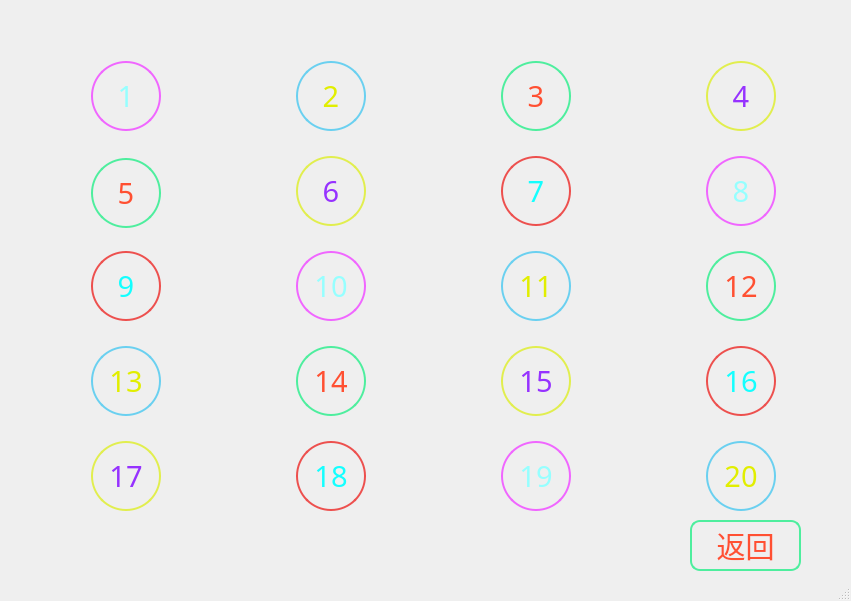
<?xml version="1.0" encoding="UTF-8"?>
<ui version="4.0">
 <class>SelectGame</class>
 <widget class="QMainWindow" name="SelectGame">
  <property name="geometry">
   <rect>
    <x>0</x>
    <y>0</y>
    <width>851</width>
    <height>601</height>
   </rect>
  </property>
  <property name="minimumSize">
   <size>
    <width>851</width>
    <height>601</height>
   </size>
  </property>
  <property name="maximumSize">
   <size>
    <width>851</width>
    <height>601</height>
   </size>
  </property>
  <property name="windowTitle">
   <string>MainWindow</string>
  </property>
  <property name="styleSheet">
   <string notr="true"/>
  </property>
  <widget class="QWidget" name="centralwidget">
   <widget class="QPushButton" name="maze1">
    <property name="geometry">
     <rect>
      <x>91</x>
      <y>61</y>
      <width>70</width>
      <height>70</height>
     </rect>
    </property>
    <property name="minimumSize">
     <size>
      <width>70</width>
      <height>70</height>
     </size>
    </property>
    <property name="maximumSize">
     <size>
      <width>70</width>
      <height>70</height>
     </size>
    </property>
    <property name="font">
     <font>
      <family>华文琥珀</family>
      <pointsize>22</pointsize>
     </font>
    </property>
    <property name="styleSheet">
     <string notr="true">color:rgb(150, 255, 255);
background:qlineargradient(spread:pad, x1:0, y1:0, x2:0, y2:1, 
stop:0 rgba(250, 204, 246, 255), /*第1个颜色值*/
stop:0.25 rgba(243, 144, 236, 255), /*第2个颜色值*/
stop:0.5 rgba(238, 81, 223, 255), /*第3个颜色值*/
stop:0.65 rgba(239, 92, 225, 255), /*第4个颜色值*/
stop:1 rgba(249, 186, 243, 255));/*第5个颜色值*/
border: 2px solid rgb(240,102,255);/*边框颜色值*/
 border-radius: 35px;</string>
    </property>
    <property name="text">
     <string>1</string>
    </property>
   </widget>
   <widget class="QPushButton" name="maze10">
    <property name="geometry">
     <rect>
      <x>296</x>
      <y>251</y>
      <width>70</width>
      <height>70</height>
     </rect>
    </property>
    <property name="minimumSize">
     <size>
      <width>70</width>
      <height>70</height>
     </size>
    </property>
    <property name="maximumSize">
     <size>
      <width>70</width>
      <height>70</height>
     </size>
    </property>
    <property name="font">
     <font>
      <family>华文琥珀</family>
      <pointsize>22</pointsize>
     </font>
    </property>
    <property name="styleSheet">
     <string notr="true">color:rgb(150, 255, 255);
background:qlineargradient(spread:pad, x1:0, y1:0, x2:0, y2:1, 
stop:0 rgba(250, 204, 246, 255), /*第1个颜色值*/
stop:0.25 rgba(243, 144, 236, 255), /*第2个颜色值*/
stop:0.5 rgba(238, 81, 223, 255), /*第3个颜色值*/
stop:0.65 rgba(239, 92, 225, 255), /*第4个颜色值*/
stop:1 rgba(249, 186, 243, 255));/*第5个颜色值*/
border: 2px solid rgb(240,102,255);/*边框颜色值*/
 border-radius: 35px;</string>
    </property>
    <property name="text">
     <string>10</string>
    </property>
   </widget>
   <widget class="QPushButton" name="maze19">
    <property name="geometry">
     <rect>
      <x>501</x>
      <y>441</y>
      <width>70</width>
      <height>70</height>
     </rect>
    </property>
    <property name="minimumSize">
     <size>
      <width>70</width>
      <height>70</height>
     </size>
    </property>
    <property name="maximumSize">
     <size>
      <width>70</width>
      <height>70</height>
     </size>
    </property>
    <property name="font">
     <font>
      <family>华文琥珀</family>
      <pointsize>22</pointsize>
     </font>
    </property>
    <property name="styleSheet">
     <string notr="true">color:rgb(150, 255, 255);
background:qlineargradient(spread:pad, x1:0, y1:0, x2:0, y2:1, 
stop:0 rgba(250, 204, 246, 255), /*第1个颜色值*/
stop:0.25 rgba(243, 144, 236, 255), /*第2个颜色值*/
stop:0.5 rgba(238, 81, 223, 255), /*第3个颜色值*/
stop:0.65 rgba(239, 92, 225, 255), /*第4个颜色值*/
stop:1 rgba(249, 186, 243, 255));/*第5个颜色值*/
border: 2px solid rgb(240,102,255);/*边框颜色值*/
 border-radius: 35px;</string>
    </property>
    <property name="text">
     <string>19</string>
    </property>
   </widget>
   <widget class="QPushButton" name="maze8">
    <property name="geometry">
     <rect>
      <x>706</x>
      <y>156</y>
      <width>70</width>
      <height>70</height>
     </rect>
    </property>
    <property name="minimumSize">
     <size>
      <width>70</width>
      <height>70</height>
     </size>
    </property>
    <property name="maximumSize">
     <size>
      <width>70</width>
      <height>70</height>
     </size>
    </property>
    <property name="font">
     <font>
      <family>华文琥珀</family>
      <pointsize>22</pointsize>
     </font>
    </property>
    <property name="styleSheet">
     <string notr="true">color:rgb(150, 255, 255);
background:qlineargradient(spread:pad, x1:0, y1:0, x2:0, y2:1, 
stop:0 rgba(250, 204, 246, 255), /*第1个颜色值*/
stop:0.25 rgba(243, 144, 236, 255), /*第2个颜色值*/
stop:0.5 rgba(238, 81, 223, 255), /*第3个颜色值*/
stop:0.65 rgba(239, 92, 225, 255), /*第4个颜色值*/
stop:1 rgba(249, 186, 243, 255));/*第5个颜色值*/
border: 2px solid rgb(240,102,255);/*边框颜色值*/
 border-radius: 35px;</string>
    </property>
    <property name="text">
     <string>8</string>
    </property>
   </widget>
   <widget class="QPushButton" name="maze5">
    <property name="geometry">
     <rect>
      <x>91</x>
      <y>158</y>
      <width>70</width>
      <height>70</height>
     </rect>
    </property>
    <property name="minimumSize">
     <size>
      <width>70</width>
      <height>70</height>
     </size>
    </property>
    <property name="maximumSize">
     <size>
      <width>70</width>
      <height>65</height>
     </size>
    </property>
    <property name="font">
     <font>
      <family>华文琥珀</family>
      <pointsize>22</pointsize>
     </font>
    </property>
    <property name="styleSheet">
     <string notr="true">color:rgb(255, 80, 50);
background:qlineargradient(spread:pad, x1:0, y1:0, x2:0, y2:1, 
stop:0 rgba(204, 250, 227, 255), /*第1个颜色值*/
stop:0.25 rgba(126, 242, 185, 255), /*第2个颜色值*/
stop:0.5 rgba(76, 237, 157, 255), /*第3个颜色值*/
stop:0.65 rgba(91, 239, 166, 255), /*第4个颜色值*/
stop:1 rgba(184, 248, 217, 255));/*第5个颜色值*/
border: 2px solid rgb(78,238,158);/*边框颜色值*/
border-radius: 35px;</string>
    </property>
    <property name="text">
     <string>5</string>
    </property>
   </widget>
   <widget class="QPushButton" name="maze14">
    <property name="geometry">
     <rect>
      <x>296</x>
      <y>346</y>
      <width>70</width>
      <height>70</height>
     </rect>
    </property>
    <property name="minimumSize">
     <size>
      <width>70</width>
      <height>70</height>
     </size>
    </property>
    <property name="maximumSize">
     <size>
      <width>70</width>
      <height>70</height>
     </size>
    </property>
    <property name="font">
     <font>
      <family>华文琥珀</family>
      <pointsize>22</pointsize>
     </font>
    </property>
    <property name="styleSheet">
     <string notr="true">color:rgb(255, 80, 50);
background:qlineargradient(spread:pad, x1:0, y1:0, x2:0, y2:1, 
stop:0 rgba(204, 250, 227, 255), /*第1个颜色值*/
stop:0.25 rgba(126, 242, 185, 255), /*第2个颜色值*/
stop:0.5 rgba(76, 237, 157, 255), /*第3个颜色值*/
stop:0.65 rgba(91, 239, 166, 255), /*第4个颜色值*/
stop:1 rgba(184, 248, 217, 255));/*第5个颜色值*/
border: 2px solid rgb(78,238,158);/*边框颜色值*/
border-radius: 35px;</string>
    </property>
    <property name="text">
     <string>14</string>
    </property>
   </widget>
   <widget class="QPushButton" name="maze3">
    <property name="geometry">
     <rect>
      <x>501</x>
      <y>61</y>
      <width>70</width>
      <height>70</height>
     </rect>
    </property>
    <property name="minimumSize">
     <size>
      <width>70</width>
      <height>70</height>
     </size>
    </property>
    <property name="maximumSize">
     <size>
      <width>70</width>
      <height>70</height>
     </size>
    </property>
    <property name="font">
     <font>
      <family>华文琥珀</family>
      <pointsize>22</pointsize>
     </font>
    </property>
    <property name="styleSheet">
     <string notr="true">color:rgb(255, 80, 50);
background:qlineargradient(spread:pad, x1:0, y1:0, x2:0, y2:1, 
stop:0 rgba(204, 250, 227, 255), /*第1个颜色值*/
stop:0.25 rgba(126, 242, 185, 255), /*第2个颜色值*/
stop:0.5 rgba(76, 237, 157, 255), /*第3个颜色值*/
stop:0.65 rgba(91, 239, 166, 255), /*第4个颜色值*/
stop:1 rgba(184, 248, 217, 255));/*第5个颜色值*/
border: 2px solid rgb(78,238,158);/*边框颜色值*/
border-radius: 35px;</string>
    </property>
    <property name="text">
     <string>3</string>
    </property>
   </widget>
   <widget class="QPushButton" name="maze12">
    <property name="geometry">
     <rect>
      <x>706</x>
      <y>251</y>
      <width>70</width>
      <height>70</height>
     </rect>
    </property>
    <property name="minimumSize">
     <size>
      <width>70</width>
      <height>70</height>
     </size>
    </property>
    <property name="maximumSize">
     <size>
      <width>70</width>
      <height>70</height>
     </size>
    </property>
    <property name="font">
     <font>
      <family>华文琥珀</family>
      <pointsize>22</pointsize>
     </font>
    </property>
    <property name="styleSheet">
     <string notr="true">color:rgb(255, 80, 50);
background:qlineargradient(spread:pad, x1:0, y1:0, x2:0, y2:1, 
stop:0 rgba(204, 250, 227, 255), /*第1个颜色值*/
stop:0.25 rgba(126, 242, 185, 255), /*第2个颜色值*/
stop:0.5 rgba(76, 237, 157, 255), /*第3个颜色值*/
stop:0.65 rgba(91, 239, 166, 255), /*第4个颜色值*/
stop:1 rgba(184, 248, 217, 255));/*第5个颜色值*/
border: 2px solid rgb(78,238,158);/*边框颜色值*/
border-radius: 35px;</string>
    </property>
    <property name="text">
     <string>12</string>
    </property>
   </widget>
   <widget class="QPushButton" name="maze9">
    <property name="geometry">
     <rect>
      <x>91</x>
      <y>251</y>
      <width>70</width>
      <height>70</height>
     </rect>
    </property>
    <property name="minimumSize">
     <size>
      <width>70</width>
      <height>70</height>
     </size>
    </property>
    <property name="maximumSize">
     <size>
      <width>70</width>
      <height>70</height>
     </size>
    </property>
    <property name="font">
     <font>
      <family>华文琥珀</family>
      <pointsize>22</pointsize>
     </font>
    </property>
    <property name="styleSheet">
     <string notr="true">color:rgb(20, 255, 255);
background:qlineargradient(spread:pad, x1:0, y1:0, x2:0, y2:1, 
stop:0 rgba(249, 202, 201, 255), /*第1个颜色值*/
stop:0.25 rgba(242, 126, 126, 255), /*第2个颜色值*/
stop:0.5 rgba(237, 78, 78, 255), /*第3个颜色值*/
stop:0.65 rgba(238, 89, 89, 255), /*第4个颜色值*/
stop:1 rgba(247, 175, 175, 255));/*第5个颜色值*/
border: 2px solid rgb(237,80,78);/*边框颜色值*/
 border-radius: 35px;</string>
    </property>
    <property name="text">
     <string>9</string>
    </property>
   </widget>
   <widget class="QPushButton" name="maze18">
    <property name="geometry">
     <rect>
      <x>296</x>
      <y>441</y>
      <width>70</width>
      <height>70</height>
     </rect>
    </property>
    <property name="minimumSize">
     <size>
      <width>70</width>
      <height>70</height>
     </size>
    </property>
    <property name="maximumSize">
     <size>
      <width>70</width>
      <height>70</height>
     </size>
    </property>
    <property name="font">
     <font>
      <family>华文琥珀</family>
      <pointsize>22</pointsize>
     </font>
    </property>
    <property name="styleSheet">
     <string notr="true">color:rgb(20, 255, 255);
background:qlineargradient(spread:pad, x1:0, y1:0, x2:0, y2:1, 
stop:0 rgba(249, 202, 201, 255), /*第1个颜色值*/
stop:0.25 rgba(242, 126, 126, 255), /*第2个颜色值*/
stop:0.5 rgba(237, 78, 78, 255), /*第3个颜色值*/
stop:0.65 rgba(238, 89, 89, 255), /*第4个颜色值*/
stop:1 rgba(247, 175, 175, 255));/*第5个颜色值*/
border: 2px solid rgb(237,80,78);/*边框颜色值*/
 border-radius: 35px;</string>
    </property>
    <property name="text">
     <string>18</string>
    </property>
   </widget>
   <widget class="QPushButton" name="maze7">
    <property name="geometry">
     <rect>
      <x>501</x>
      <y>156</y>
      <width>70</width>
      <height>70</height>
     </rect>
    </property>
    <property name="minimumSize">
     <size>
      <width>70</width>
      <height>70</height>
     </size>
    </property>
    <property name="maximumSize">
     <size>
      <width>70</width>
      <height>70</height>
     </size>
    </property>
    <property name="font">
     <font>
      <family>华文琥珀</family>
      <pointsize>22</pointsize>
     </font>
    </property>
    <property name="styleSheet">
     <string notr="true">color:rgb(20, 255, 255);
background:qlineargradient(spread:pad, x1:0, y1:0, x2:0, y2:1, 
stop:0 rgba(249, 202, 201, 255), /*第1个颜色值*/
stop:0.25 rgba(242, 126, 126, 255), /*第2个颜色值*/
stop:0.5 rgba(237, 78, 78, 255), /*第3个颜色值*/
stop:0.65 rgba(238, 89, 89, 255), /*第4个颜色值*/
stop:1 rgba(247, 175, 175, 255));/*第5个颜色值*/
border: 2px solid rgb(237,80,78);/*边框颜色值*/
 border-radius: 35px;</string>
    </property>
    <property name="text">
     <string>7</string>
    </property>
   </widget>
   <widget class="QPushButton" name="maze16">
    <property name="geometry">
     <rect>
      <x>706</x>
      <y>346</y>
      <width>70</width>
      <height>70</height>
     </rect>
    </property>
    <property name="minimumSize">
     <size>
      <width>70</width>
      <height>70</height>
     </size>
    </property>
    <property name="maximumSize">
     <size>
      <width>70</width>
      <height>70</height>
     </size>
    </property>
    <property name="font">
     <font>
      <family>华文琥珀</family>
      <pointsize>22</pointsize>
     </font>
    </property>
    <property name="styleSheet">
     <string notr="true">color:rgb(20, 255, 255);
background:qlineargradient(spread:pad, x1:0, y1:0, x2:0, y2:1, 
stop:0 rgba(249, 202, 201, 255), /*第1个颜色值*/
stop:0.25 rgba(242, 126, 126, 255), /*第2个颜色值*/
stop:0.5 rgba(237, 78, 78, 255), /*第3个颜色值*/
stop:0.65 rgba(238, 89, 89, 255), /*第4个颜色值*/
stop:1 rgba(247, 175, 175, 255));/*第5个颜色值*/
border: 2px solid rgb(237,80,78);/*边框颜色值*/
 border-radius: 35px;</string>
    </property>
    <property name="text">
     <string>16</string>
    </property>
   </widget>
   <widget class="QPushButton" name="maze13">
    <property name="geometry">
     <rect>
      <x>91</x>
      <y>346</y>
      <width>70</width>
      <height>70</height>
     </rect>
    </property>
    <property name="minimumSize">
     <size>
      <width>70</width>
      <height>70</height>
     </size>
    </property>
    <property name="maximumSize">
     <size>
      <width>70</width>
      <height>70</height>
     </size>
    </property>
    <property name="font">
     <font>
      <family>华文琥珀</family>
      <pointsize>22</pointsize>
     </font>
    </property>
    <property name="styleSheet">
     <string notr="true">color:rgb(225, 238, 0);
background:qlineargradient(spread:pad, x1:0, y1:0, x2:0, y2:1, 
stop:0 rgba(199, 238, 249, 255), 
stop:0.25 rgba(132, 217, 243, 255), 
stop:0.5 rgba(80, 200, 238, 255), 
stop:0.65 rgba(87, 203, 239, 255), 
stop:1 rgba(186, 233, 249, 255));
 border: 2px solid rgb(106,208,240);
 border-radius: 35px;</string>
    </property>
    <property name="text">
     <string>13</string>
    </property>
   </widget>
   <widget class="QPushButton" name="maze2">
    <property name="geometry">
     <rect>
      <x>296</x>
      <y>61</y>
      <width>70</width>
      <height>70</height>
     </rect>
    </property>
    <property name="minimumSize">
     <size>
      <width>70</width>
      <height>70</height>
     </size>
    </property>
    <property name="maximumSize">
     <size>
      <width>70</width>
      <height>70</height>
     </size>
    </property>
    <property name="font">
     <font>
      <family>华文琥珀</family>
      <pointsize>22</pointsize>
     </font>
    </property>
    <property name="styleSheet">
     <string notr="true">color:rgb(225, 238, 0);
background:qlineargradient(spread:pad, x1:0, y1:0, x2:0, y2:1, 
stop:0 rgba(199, 238, 249, 255), 
stop:0.25 rgba(132, 217, 243, 255), 
stop:0.5 rgba(80, 200, 238, 255), 
stop:0.65 rgba(87, 203, 239, 255), 
stop:1 rgba(186, 233, 249, 255));
 border: 2px solid rgb(106,208,240);
 border-radius: 35px;</string>
    </property>
    <property name="text">
     <string>2</string>
    </property>
   </widget>
   <widget class="QPushButton" name="maze11">
    <property name="geometry">
     <rect>
      <x>501</x>
      <y>251</y>
      <width>70</width>
      <height>70</height>
     </rect>
    </property>
    <property name="minimumSize">
     <size>
      <width>70</width>
      <height>70</height>
     </size>
    </property>
    <property name="maximumSize">
     <size>
      <width>70</width>
      <height>70</height>
     </size>
    </property>
    <property name="font">
     <font>
      <family>华文琥珀</family>
      <pointsize>22</pointsize>
     </font>
    </property>
    <property name="styleSheet">
     <string notr="true">color:rgb(225, 238, 0);
background:qlineargradient(spread:pad, x1:0, y1:0, x2:0, y2:1, 
stop:0 rgba(199, 238, 249, 255), 
stop:0.25 rgba(132, 217, 243, 255), 
stop:0.5 rgba(80, 200, 238, 255), 
stop:0.65 rgba(87, 203, 239, 255), 
stop:1 rgba(186, 233, 249, 255));
 border: 2px solid rgb(106,208,240);
 border-radius: 35px;</string>
    </property>
    <property name="text">
     <string>11</string>
    </property>
   </widget>
   <widget class="QPushButton" name="maze20">
    <property name="geometry">
     <rect>
      <x>706</x>
      <y>441</y>
      <width>70</width>
      <height>70</height>
     </rect>
    </property>
    <property name="minimumSize">
     <size>
      <width>70</width>
      <height>70</height>
     </size>
    </property>
    <property name="maximumSize">
     <size>
      <width>70</width>
      <height>70</height>
     </size>
    </property>
    <property name="font">
     <font>
      <family>华文琥珀</family>
      <pointsize>22</pointsize>
     </font>
    </property>
    <property name="styleSheet">
     <string notr="true">color:rgb(225, 238, 0);
background:qlineargradient(spread:pad, x1:0, y1:0, x2:0, y2:1, 
stop:0 rgba(199, 238, 249, 255), 
stop:0.25 rgba(132, 217, 243, 255), 
stop:0.5 rgba(80, 200, 238, 255), 
stop:0.65 rgba(87, 203, 239, 255), 
stop:1 rgba(186, 233, 249, 255));
 border: 2px solid rgb(106,208,240);
 border-radius: 35px;</string>
    </property>
    <property name="text">
     <string>20</string>
    </property>
   </widget>
   <widget class="QPushButton" name="maze17">
    <property name="geometry">
     <rect>
      <x>91</x>
      <y>441</y>
      <width>70</width>
      <height>70</height>
     </rect>
    </property>
    <property name="minimumSize">
     <size>
      <width>70</width>
      <height>70</height>
     </size>
    </property>
    <property name="maximumSize">
     <size>
      <width>70</width>
      <height>70</height>
     </size>
    </property>
    <property name="font">
     <font>
      <family>华文琥珀</family>
      <pointsize>22</pointsize>
     </font>
    </property>
    <property name="styleSheet">
     <string notr="true">color:rgb(150, 50, 255);
background:qlineargradient(spread:pad, x1:0, y1:0, x2:0, y2:1, 
stop:0 rgba(247, 250, 204, 255), 
stop:0.25 rgba(236, 243, 133, 255), 
stop:0.5 rgba(226, 237, 76, 255), 
stop:0.65 rgba(229, 239, 91, 255), 
stop:1 rgba(229, 233, 160, 255));
 border: 2px solid rgb(225,238,78);
 border-radius: 35px;</string>
    </property>
    <property name="text">
     <string>17</string>
    </property>
   </widget>
   <widget class="QPushButton" name="maze6">
    <property name="geometry">
     <rect>
      <x>296</x>
      <y>156</y>
      <width>70</width>
      <height>70</height>
     </rect>
    </property>
    <property name="minimumSize">
     <size>
      <width>70</width>
      <height>70</height>
     </size>
    </property>
    <property name="maximumSize">
     <size>
      <width>70</width>
      <height>70</height>
     </size>
    </property>
    <property name="font">
     <font>
      <family>华文琥珀</family>
      <pointsize>22</pointsize>
     </font>
    </property>
    <property name="styleSheet">
     <string notr="true">color:rgb(150, 50, 255);
background:qlineargradient(spread:pad, x1:0, y1:0, x2:0, y2:1, 
stop:0 rgba(247, 250, 204, 255), 
stop:0.25 rgba(236, 243, 133, 255), 
stop:0.5 rgba(226, 237, 76, 255), 
stop:0.65 rgba(229, 239, 91, 255), 
stop:1 rgba(229, 233, 160, 255));
 border: 2px solid rgb(225,238,78);
 border-radius: 35px;</string>
    </property>
    <property name="text">
     <string>6</string>
    </property>
   </widget>
   <widget class="QPushButton" name="maze15">
    <property name="geometry">
     <rect>
      <x>501</x>
      <y>346</y>
      <width>70</width>
      <height>70</height>
     </rect>
    </property>
    <property name="minimumSize">
     <size>
      <width>70</width>
      <height>70</height>
     </size>
    </property>
    <property name="maximumSize">
     <size>
      <width>70</width>
      <height>70</height>
     </size>
    </property>
    <property name="font">
     <font>
      <family>华文琥珀</family>
      <pointsize>22</pointsize>
     </font>
    </property>
    <property name="styleSheet">
     <string notr="true">color:rgb(150, 50, 255);
background:qlineargradient(spread:pad, x1:0, y1:0, x2:0, y2:1, 
stop:0 rgba(247, 250, 204, 255), 
stop:0.25 rgba(236, 243, 133, 255), 
stop:0.5 rgba(226, 237, 76, 255), 
stop:0.65 rgba(229, 239, 91, 255), 
stop:1 rgba(229, 233, 160, 255));
 border: 2px solid rgb(225,238,78);
 border-radius: 35px;</string>
    </property>
    <property name="text">
     <string>15</string>
    </property>
   </widget>
   <widget class="QPushButton" name="maze4">
    <property name="geometry">
     <rect>
      <x>706</x>
      <y>61</y>
      <width>70</width>
      <height>70</height>
     </rect>
    </property>
    <property name="minimumSize">
     <size>
      <width>70</width>
      <height>70</height>
     </size>
    </property>
    <property name="maximumSize">
     <size>
      <width>70</width>
      <height>70</height>
     </size>
    </property>
    <property name="font">
     <font>
      <family>华文琥珀</family>
      <pointsize>22</pointsize>
     </font>
    </property>
    <property name="styleSheet">
     <string notr="true">color:rgb(150, 50, 255);
background:qlineargradient(spread:pad, x1:0, y1:0, x2:0, y2:1, 
stop:0 rgba(247, 250, 204, 255), 
stop:0.25 rgba(236, 243, 133, 255), 
stop:0.5 rgba(226, 237, 76, 255), 
stop:0.65 rgba(229, 239, 91, 255), 
stop:1 rgba(229, 233, 160, 255));
 border: 2px solid rgb(225,238,78);
 border-radius: 35px;</string>
    </property>
    <property name="text">
     <string>4</string>
    </property>
   </widget>
   <widget class="QPushButton" name="returnButton">
    <property name="geometry">
     <rect>
      <x>690</x>
      <y>520</y>
      <width>111</width>
      <height>51</height>
     </rect>
    </property>
    <property name="minimumSize">
     <size>
      <width>111</width>
      <height>51</height>
     </size>
    </property>
    <property name="maximumSize">
     <size>
      <width>111</width>
      <height>51</height>
     </size>
    </property>
    <property name="font">
     <font>
      <family>华文琥珀</family>
      <pointsize>22</pointsize>
     </font>
    </property>
    <property name="styleSheet">
     <string notr="true">color:rgb(255, 80, 50);
background:qlineargradient(spread:pad, x1:0, y1:0, x2:0, y2:1, 
stop:0 rgba(204, 250, 227, 255), /*第1个颜色值*/
stop:0.25 rgba(126, 242, 185, 255), /*第2个颜色值*/
stop:0.5 rgba(76, 237, 157, 255), /*第3个颜色值*/
stop:0.65 rgba(91, 239, 166, 255), /*第4个颜色值*/
stop:1 rgba(184, 248, 217, 255));/*第5个颜色值*/
border: 2px solid rgb(78,238,158);/*边框颜色值*/
border-radius: 10px;</string>
    </property>
    <property name="text">
     <string>返回</string>
    </property>
   </widget>
  </widget>
  <widget class="QMenuBar" name="menubar">
   <property name="geometry">
    <rect>
     <x>0</x>
     <y>0</y>
     <width>851</width>
     <height>25</height>
    </rect>
   </property>
  </widget>
  <widget class="QStatusBar" name="statusbar"/>
 </widget>
 <resources/>
 <connections/>
</ui>
